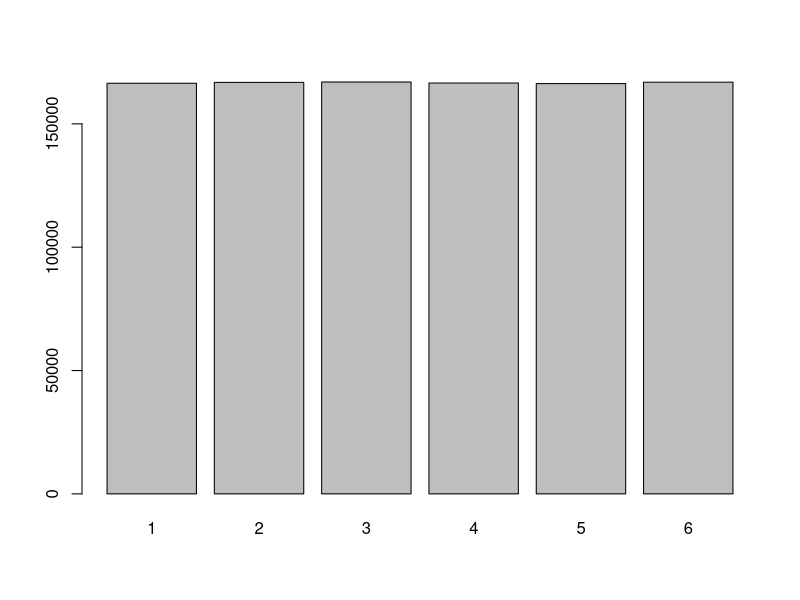

The R source for this figure: (Note: this script raises an error after producing the figure.)
# unifrom distribution simulate(dice)
# p = 1/n, n of die = 6
roll <- 1000000
die <- ceiling(runif(roll)*6)
die
die_tb <- table(die)
die_tb
barplot(die_tb)
# 던진 횟수(roll)가 많을수록 각 주사위의 빈도수가 비슷해진다.

# sum of two dice
dice1 <- ceiling(runif(roll)*6) # 주사위 1개
dice2 <- ceiling(runif(roll)*6) # 주사위 1개 더
all <- dice1+dice2 # 두 눈의 합
all_tb <- table(dice_all) # table화
all_tb
barplot(all_tb)
# 2 : (1,1)
# 3 : (1,2), (2,1)
# 4 : (1,3), (3,1), (2,2)
# 5 : (1,4), (4,1), (2,3), (3,2)
# 6 : (1,5), (5,1), (2,4), (4,2), (3,3)
# 7 : (1,6), (6,1), (2,5), (5,2), (3,4), (4,3)
# 8 : (2,6), (6,2), (3,5), (5,3), (4,4)
# 9 : (3,6), (6,3), (4,5), (5,4)
#10 : (4,6), (6,4), (5,5)
#11 : (5,6), (6,5)
#12 : (6,6)
# barchart를 보면 이런 모양으로 나옴
# 2가 나올 조건 : 1가지
# 7이 나올 조건 : 6가지
all_tb[1]*6   # 2 : 17028
all_tb[6]     # 7 : 16632
all_tb[11]*6  # 11: 16482
# 비슷하게 나온다. 주사위를 던지는 횟수가 많아질수록 빈도가 동일하게 나올꺼라 예상
jpeg("C:/R_Studio/Rscript/practice/p6_dice.jpg")
dev.off()
